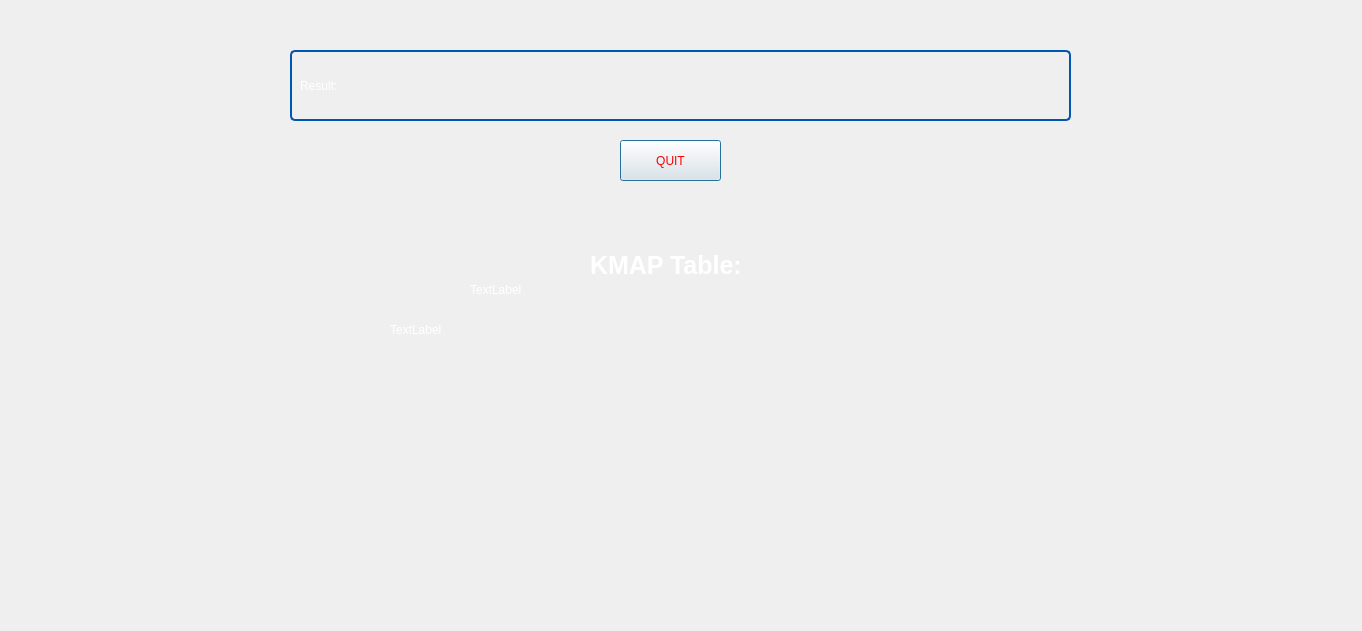
<?xml version="1.0" encoding="UTF-8"?>
<ui version="4.0">
 <class>third</class>
 <widget class="QDialog" name="third">
  <property name="geometry">
   <rect>
    <x>0</x>
    <y>0</y>
    <width>1362</width>
    <height>631</height>
   </rect>
  </property>
  <property name="windowTitle">
   <string>Dialog</string>
  </property>
  <property name="styleSheet">
   <string notr="true"/>
  </property>
  <widget class="QLabel" name="grouplabel">
   <property name="geometry">
    <rect>
     <x>-80</x>
     <y>-10</y>
     <width>1461</width>
     <height>671</height>
    </rect>
   </property>
   <property name="styleSheet">
    <string notr="true">background-image: url(:/img/Img/secwin.png);</string>
   </property>
   <property name="text">
    <string/>
   </property>
  </widget>
  <widget class="QPushButton" name="Quit">
   <property name="geometry">
    <rect>
     <x>620</x>
     <y>140</y>
     <width>101</width>
     <height>41</height>
    </rect>
   </property>
   <property name="styleSheet">
    <string notr="true">color: rgb(255, 0, 0);
font: 700 12pt &quot;Segoe UI&quot;;</string>
   </property>
   <property name="text">
    <string>QUIT</string>
   </property>
  </widget>
  <widget class="QLabel" name="labletable">
   <property name="geometry">
    <rect>
     <x>590</x>
     <y>240</y>
     <width>171</width>
     <height>51</height>
    </rect>
   </property>
   <property name="styleSheet">
    <string notr="true">color: rgb(255, 255, 255);
    font-size: 25px; /* Set font size */
    font-weight: bold; /* Set font weight */</string>
   </property>
   <property name="text">
    <string>KMAP Table:</string>
   </property>
  </widget>
  <widget class="QLabel" name="lablerresult">
   <property name="geometry">
    <rect>
     <x>290</x>
     <y>50</y>
     <width>781</width>
     <height>71</height>
    </rect>
   </property>
   <property name="styleSheet">
    <string notr="true">color: rgb(255, 255, 255);
font: 700 18pt &quot;Segoe UI&quot;;
border: 2px solid #0056b3; 
border-radius: 5px; 
padding: 5px;
</string>
   </property>
   <property name="text">
    <string>Result:</string>
   </property>
  </widget>
  <widget class="QLabel" name="Display">
   <property name="geometry">
    <rect>
     <x>400</x>
     <y>65</y>
     <width>961</width>
     <height>41</height>
    </rect>
   </property>
   <property name="styleSheet">
    <string notr="true">font: 700 14pt &quot;Segoe UI&quot;;
color: rgb(255, 255, 255);
</string>
   </property>
   <property name="text">
    <string/>
   </property>
  </widget>
  <widget class="QLabel" name="label_cd">
   <property name="geometry">
    <rect>
     <x>470</x>
     <y>280</y>
     <width>63</width>
     <height>20</height>
    </rect>
   </property>
   <property name="styleSheet">
    <string notr="true">color: rgb(255, 255, 255);
font: 14pt &quot;Segoe UI&quot;;</string>
   </property>
   <property name="text">
    <string>TextLabel</string>
   </property>
  </widget>
  <widget class="QLabel" name="label_ab">
   <property name="geometry">
    <rect>
     <x>390</x>
     <y>320</y>
     <width>63</width>
     <height>20</height>
    </rect>
   </property>
   <property name="styleSheet">
    <string notr="true">color: rgb(255, 255, 255);
font: 14pt &quot;Segoe UI&quot;;
</string>
   </property>
   <property name="text">
    <string>TextLabel</string>
   </property>
  </widget>
  <widget class="QLabel" name="label_2">
   <property name="geometry">
    <rect>
     <x>890</x>
     <y>260</y>
     <width>431</width>
     <height>271</height>
    </rect>
   </property>
   <property name="styleSheet">
    <string notr="true">color: rgb(255, 255, 255);
font: 13pt &quot;Segoe UI&quot;;
</string>
   </property>
   <property name="text">
    <string/>
   </property>
  </widget>
 </widget>
 <resources/>
 <connections/>
</ui>
